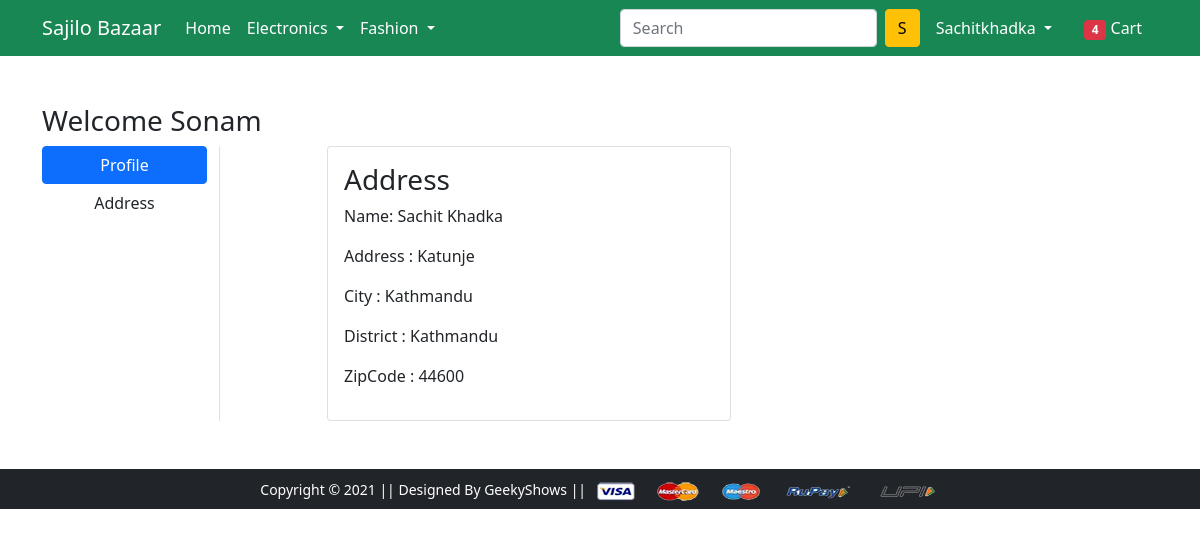
The page /address/ (signed in) on the database its author committed.
### app/models.py (models this page shows, shortened)
class Customer(models.Model):
    user=models.ForeignKey(User,on_delete=models.CASCADE)
    name=models.CharField(max_length=100)
    locality=models.CharField(max_length=200)
    city=models.CharField(max_length=100)
    zipcode=models.IntegerField()
    district=models.CharField(choices=District_Choices,max_length=100)

### app/views.py (the view)
# urls.py: path('address/', views.AddressView.as_view(), name='address'),
class AddressView(View):
 def get(self,request):
   address=Customer.objects.filter(user=request.user)
   return render(request, 'app/address.html',{
      'address':address
  })

### app/templates/app/address.html (shortened to what this page needs)
{% extends 'app/base.html' %}
{% load static %}
{% block main-content %}
<div class="container my-5">
 <div class="row">
 <h3>Welcome Sonam</h3>
  <div class="col-sm-2 border-end">
   <ul class="list-unstyled">
    <li class="d-grid"><a href="{% url 'profile' %}" class="btn btn-primary">Profile</a></li>
    <li class="d-grid"><a href="{% url 'address' %}" class="btn">Address</a></li>
   </ul>
  </div>
  <div class="col-sm-9 offset-sm-1">
   <div class="row">
    <div class="col-sm-6">
     <div class="card">
      <div class="card-body">
       <h3>Address</h3>
       {% for add in address %}
        <p>Name: {{add.name}}</p>
        <p>Address : {{add.locality}}</p>
        <p>City : {{add.city}}</p>
        <p>District : {{add.district}}</p>
        <p>ZipCode : {{add.zipcode}}</p>
       {% endfor %}
      </div>
     </div>
    </div>
   </div>
  </div>
 </div>
</div>
{% endblock main-content %}

### app/templates/app/base.html (shortened to what this page needs)
<!doctype html>
{% load static %}
<html lang="en">
  <head>
    <link href="https://cdn.jsdelivr.net/npm/bootstrap@5.0.0-beta1/dist/css/bootstrap.min.css" rel="stylesheet">
    <link rel="stylesheet" href="{% static 'app/css/owl.carousel.min.css' %}">
    <link rel="stylesheet" href="{% static 'app/css/all.min.css' %}">
    <link rel="stylesheet" href="{% static 'app/css/style.css' %}">
  </head>
  <body>
    <nav class="navbar navbar-expand-lg navbar-dark bg-success">
     <div class="container">
       <a class="navbar-brand" href="/">Sajilo Bazaar</a>
       <div class="collapse navbar-collapse" id="navbarSupportedContent">
         <ul class="navbar-nav me-auto mb-2 mb-lg-0">
           <li class="nav-item">
             <a class="nav-link active" aria-current="page" href="/">Home</a>
           </li>
           <li class="nav-item dropdown">
             <a class="nav-link dropdown-toggle text-white" href="#" id="electronicsDropdown" role="button" data-bs-toggle="dropdown" aria-expanded="false">
               Electronics
             </a>
           </li>
           <li class="nav-item dropdown">
             <a class="nav-link dropdown-toggle text-white" href="#" id="fashionDropdown" role="button" data-bs-toggle="dropdown" aria-expanded="false">
               Fashion
             </a>
           </li>
         </ul>
         <form action="/address" class="d-flex">
           <input class="form-control me-2" type="search" placeholder="Search" aria-label="Search">
           <button class="btn btn-warning text-capitalize" type="submit">{{ request.user.username|first }}</button>
         </form>
         <div>
          <ul class="navbar-nav me-auto mb-2 mb-lg-0">
          {% if user.is_authenticated %}
            <li class="nav-item dropdown mx-2">
                <a class="nav-link dropdown-toggle text-white text-capitalize" href="#" id="profileDropdown" role="button" data-bs-toggle="dropdown" aria-expanded="false">
                    {{ request.user }}
                </a>
            </li>
            <li class="nav-item mx-2">
                <a href="{% url 'showcart' %}" class="nav-link text-white"><span class="badge bg-danger">4</span> Cart </a>
            </li>
           {% endif %}
          </ul>
         </div>
       </div>
     </div>
    </nav>
    {% block main-content %} {% endblock main-content %}
    <footer class="container-fluid bg-dark text-center p-2 mt-5">
        <small class="text-white">Copyright &copy; 2021 || Designed By GeekyShows || </small>
        <img src="{% static 'app/images/payment.png' %}" alt="" srcset="" class="img-fluid" height="2px">
    </footer>
  </body>
</html>

### rows shown on the page
Customer: name "Sachit Khadka", locality "Katunje", city "Kathmandu", district "Kathmandu", zipcode "44600"

### other values the page prints
{{ request.user.username|first }} "S"
{{ request.user }} "Sachitkhadka"
